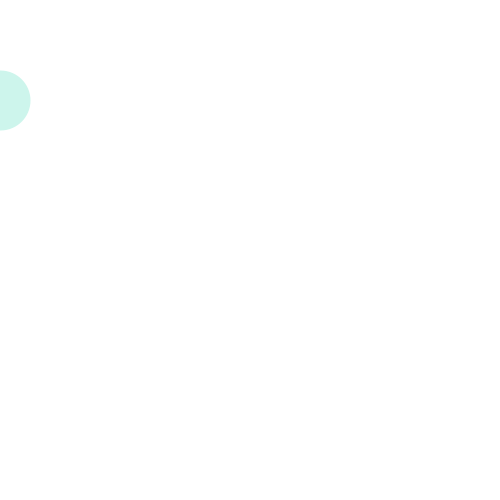
Frame 1 (no input)
Frame 60 (the mouse pressed at the canvas centre just before this capture): blank canvas, image omitted
Frame 120 (the mouse held since frame 60 and released just before this capture): blank canvas, image omitted

The Processing sketch that drew this single still picture (run headless with seeded random() and noise(); from frame 60 on, the mouse is pressed at the canvas centre):

// Processing sketch: przyklad1
// ── przyklad1.pde
float pozycja = 0;
float odstep = 10;

void setup()
{
size(500, 500);
background(255);
strokeWeight(60);
stroke(0,202,156, 50);
frameRate(24);
}
void draw()
{
background(255);
point(pozycja, 100);
pozycja = pozycja + odstep;
}
